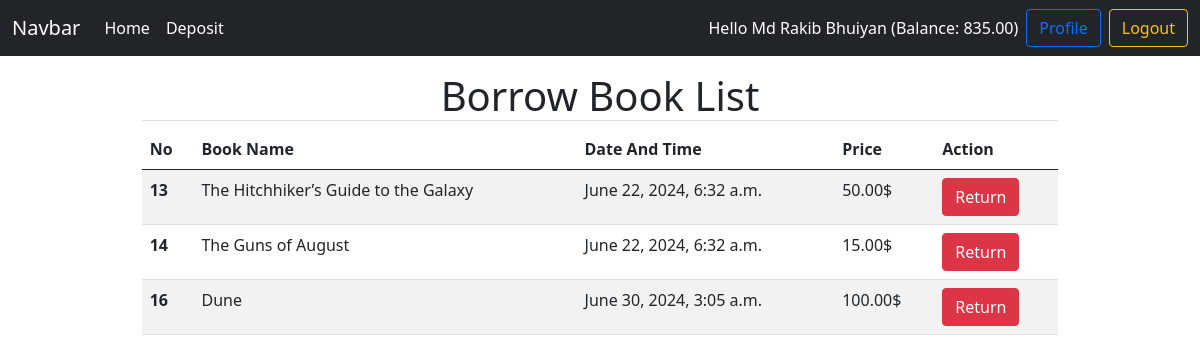
The page /profile/ (signed in) on the database its author committed.
### Accounts/models.py (models this page shows, shortened)
class DepositModels(models.Model):
    user = models.OneToOneField(User,on_delete=models.CASCADE,related_name='account')
    deposit = models.DecimalField(default=0,decimal_places=2,max_digits=12)

### Books/models.py (models this page shows, shortened)
class BookBorrow(models.Model):
    date = models.DateTimeField(auto_now_add=True)
    borrower = models.ForeignKey(User,on_delete=models.CASCADE)
    book = models.ForeignKey(BookModel,on_delete=models.CASCADE)

class BookModel(models.Model):
    name = models.CharField(max_length=100)
    image = models.ImageField(upload_to='Media/',blank=True)
    description = models.TextField()
    borrowingPrice = models.DecimalField(decimal_places=2,max_digits=5)
    category = models.ForeignKey(CategoryModel,on_delete=models.CASCADE)

### Core/views.py (the view)
# urls.py: path('profile/',BookBorrowView,name='profile'),
def BookBorrowView(request):
    books = BookBorrow.objects.all()
    return render(request,'profile.html',{'books':books})

### templates/profile.html
{% extends "base.html" %}
{% block content %}
{% if books %}
<div class="col-10 mx-auto my-3">
    <h1 class="text-center border-bottom">Borrow Book List</h1>
    <table class="table table-striped">
        <thead>
          <tr>
            <th scope="col">No</th>
            <th scope="col">Book Name</th>
            <th scope="col">Date And Time</th>
            <th scope="col">Price</th>
            <th scope="col">Action</th>
          </tr>
        </thead>
        <tbody>
          {% for book in books %}
          <tr>
            <th scope="row">{{book.id}}</th>
            <td>{{book.book.name}}</td>
            <td>{{book.date}}</td>
            <td>{{book.book.borrowingPrice}}$</td>
            <td><a class="btn btn-danger" href={% url "returnbook" book.id %}>Return</a></td>
          </tr>
          {% endfor %}
        </tbody>
    </table>
</div>
{% endif %}
{% endblock content %}

### templates/navbar.html (shortened to what this page needs)
<nav class="navbar navbar-expand-lg navbar-dark bg-dark">
    <div class="container-fluid">
      <a class="navbar-brand" href={% url "homepage" %}>Navbar</a>
      <div class="collapse navbar-collapse" id="navbarSupportedContent">
        <ul class="navbar-nav me-auto mb-2 mb-lg-0">
          <li class="nav-item">
            <a class="nav-link active" aria-current="page" href={% url "homepage" %}>Home</a>
          </li>
          {% if user.is_authenticated %}
          <li class="nav-item">
            <a class="nav-link active" aria-current="page" href={% url "deposit" %}>Deposit</a>
          </li>
          {% endif %}
        </ul>
        <div class="d-flex align-items-center">
          {% if user.is_authenticated %}
          <p class="text-white mb-0 me-2">Hello {{request.user.first_name}} {{request.user.last_name}} (Balance: {{request.user.account.deposit}}) </p>
          <a class="btn btn-outline-primary" href={% url "profile" %}>Profile</a>
          <a class="btn btn-outline-warning ms-2" href={% url "logout" %}>Logout</a>
          {% else %}
          {% comment %} <p class="text-white m-0 p-0">Balance: taka <p> {% endcomment %}
          <a class="btn btn-outline-primary" href={% url "singup" %}>SingUp</a>
          <a class="btn btn-outline-warning ms-2" href={% url "login" %}>Login</a>
          {% endif %}
        </div>
      </div>
    </div>
  </nav>

### rows shown on the page
BookBorrow: id "13", book.name "The Hitchhiker’s Guide to the Galaxy", date "June 22, 2024, 6:32 a.m.", book.borrowingPrice "50.00"
BookBorrow: id "14", book.name "The Guns of August", date "June 22, 2024, 6:32 a.m.", book.borrowingPrice "15.00"
BookBorrow: id "16", book.name "Dune", date "June 30, 2024, 3:05 a.m.", book.borrowingPrice "100.00"

### other values the page prints
{{ request.user.first_name }} "Md Rakib"
{{ request.user.last_name }} "Bhuiyan"
{{ request.user.account.deposit }} "835.00"
